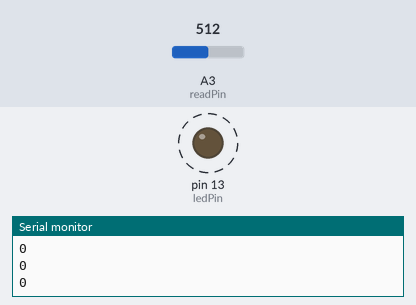
The sketch below on a simulated Arduino Uno, built with avr-gcc and run on an emulated ATmega328P. Parts: output pins drawn as LEDs (lit = HIGH), the last lines printed to the serial monitor. Dashed ring = blinking. The inputs (shaded band) are chosen by the test bench; at power-on: A3 (readPin) = 512.

Above: at 1.26 s.
1.3 s: A3 (readPin) set to 1016
4.3 s: A3 (readPin) set to 1023
At 4.3 s:
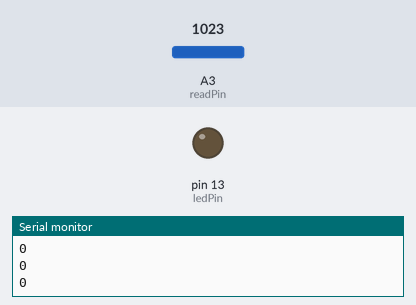
5.8 s: A3 (readPin) set to 900
At 6.03 s:
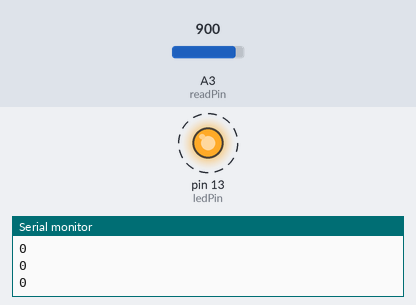
Timing chart, 0 to 14.8 s (numbered marks = the images above; inputs shaded):
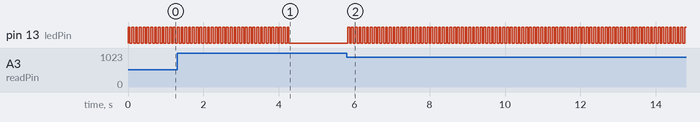

The sketch:

19_push_botton_toggle_switch.ino
```cpp
int readPin = A3;
int ledPin = 13;
int readValue = 0;
bool ledOn = false;

void setup() {
  Serial.begin(9600);
  pinMode(readPin, INPUT);
  pinMode(ledPin, OUTPUT);
}

void loop() {
  readValue = (1. / 1023.) * analogRead(readPin);
  Serial.println(readValue);
  if (readValue == 0) {
    if (ledOn == false) {
      digitalWrite(ledPin, HIGH);
      ledOn = true;
    } else {
      digitalWrite(ledPin, LOW);
      ledOn = false;
    }
  }
  delay(50);
}
```

Measured:
- the behaviour switches between 1022 and 1023 on A3 (readPin) (found by bisection; images 0 and 1)
- after the input at 4.3 s, pin 13 (ledPin): stops changing and stays LOW
- after the input at 5.8 s, pin 13 (ledPin): alternates HIGH for 0.05 s and LOW for 0.05 s, starting at once
- by itself, pin 13 (ledPin): alternates HIGH for 0.05 s and LOW for 0.05 s
